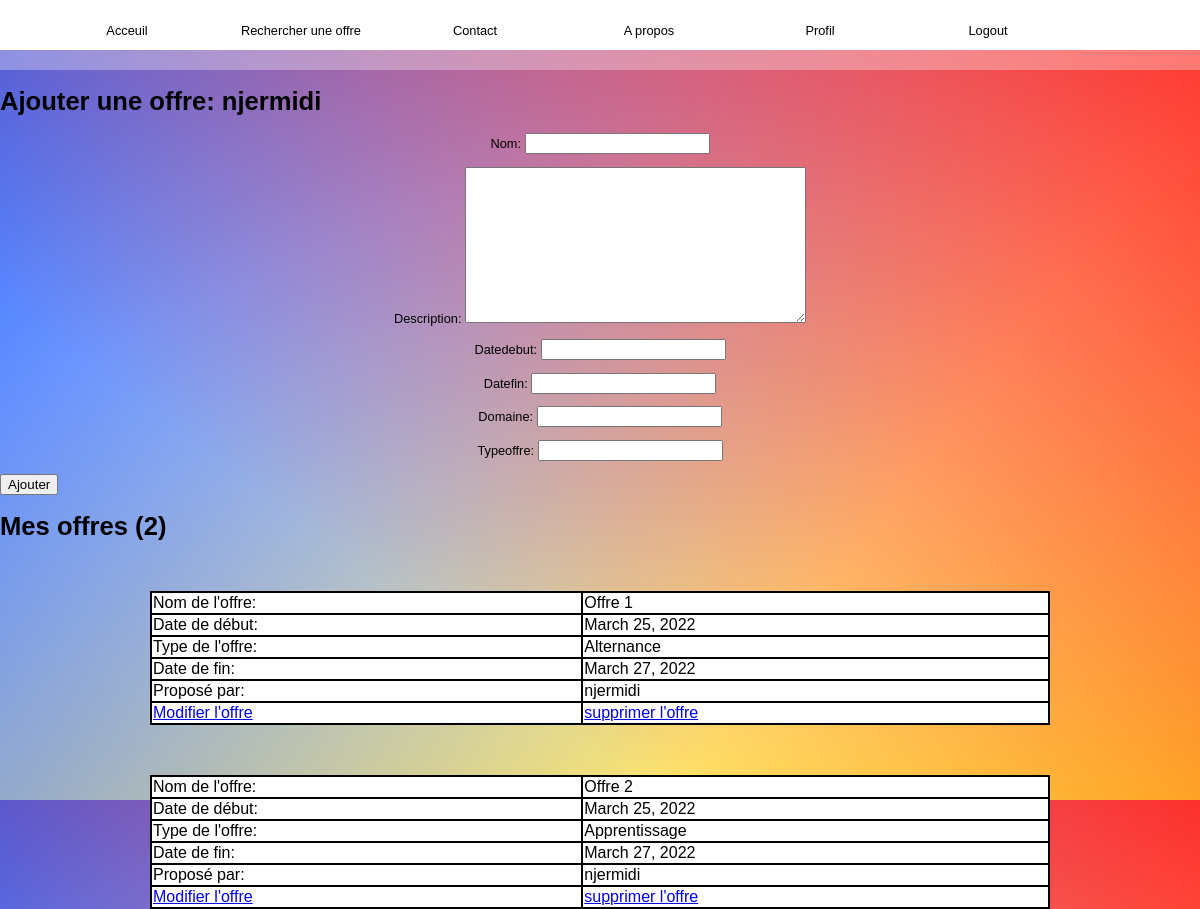
The page /account/mesoffres/ (signed in) on the database its author committed.
### registration/models.py (models this page shows, shortened)
class offreStage(models.Model):
    nom = models.CharField(max_length=100)
    description = models.TextField(null=True)
    datedebut = models.DateField(blank=True, null=True)
    datefin = models.DateField(blank=True, null=True)
    typeoffre = models.CharField(max_length=150, null=True)
    domaine = models.CharField(max_length=100, blank=True)
    auteur = models.ForeignKey(User, on_delete=models.CASCADE, related_name="offrestage", null=True)
    is_archived = models.BooleanField(default=False)

### registration/views.py (the view)
# urls.py: path('mesoffres/', views.addoffre, name="mesoffres"),
def addoffre(request):
    current_usr = request.user
    if request.method == 'POST':
        form = offreStageForm(request.POST)
        if form.is_valid():
            n = form.cleaned_data["nom"]
            d = form.cleaned_data["description"]
            dd = form.cleaned_data["datedebut"]
            df = form.cleaned_data["datefin"]
            do = form.cleaned_data["domaine"]
            to = form.cleaned_data["typeoffre"]
            OS = offreStage(nom=n,description =d,datedebut =dd,datefin=df,domaine =do,typeoffre=to, auteur=current_usr)
            OS.save()
        return redirect('mesoffres')
    else:
       form = offreStageForm()
    all_offre= offreStage.objects.filter(auteur = current_usr)
    mynboffre = offreStage.objects.filter(auteur = current_usr, is_archived = False).count()
    return render(request, 'registration/mesOffres.html', {'alloffre':all_offre, 'mynboffre':mynboffre, 'form':form})

### registration/forms.py
class offreStageForm(ModelForm):
    class Meta:
        model = offreStage
        fields = ['nom','description','datedebut','datefin','domaine','typeoffre']

### registration/templates/registration/mesOffres.html (shortened to what this page needs)
{% extends 'main/base.html' %}
{% block content %}
    <h1>Ajouter une offre: {{ user.username }}</h1>
    <form method="POST" action="">
        {{ form.as_p }}
        <button type="submit"> Ajouter</button>
    </form>
    <h1>Mes offres ({{ mynboffre }})</h1>
    {% for myoffre in alloffre %}
        {% if not myoffre.is_archived %}
        <div id"container-offre">
            <table id="offre">
                <tr>
                    <td>Nom de l'offre:</td>
                    <td>{{ myoffre.nom }}</td>
                </tr>
                <tr>
                    <td>Date de début:</td>
                    <td>{{ myoffre.datedebut }}</td>
                </tr>
                <tr>
                    <td>Type de l'offre:</td>
                    <td>{{ myoffre.typeoffre }}</td>
                </tr>
                <tr>
                    <td>Date de fin:</td>
                    <td>{{ myoffre.datefin }}</td>
                </tr>
                <tr>
                    <td>Proposé par:</td>
                    <td>{{ myoffre.auteur }}</td>
                </tr>
                <tr>
                    <td><a href="{% url 'modifierOffre' myoffre.id %}">Modifier l'offre</a></td>
                    <td><a href="{% url 'supprimerOffre' myoffre.id %}">supprimer l'offre</a></td>
                </tr>
            </table>
        </div>
        {% endif %}
    {% endfor %}
{% endblock %}

### main/templates/main/base.html (shortened to what this page needs)
{% load static %}
<html>
    <head>
        <link rel="stylesheet" type="text/css" href="{% static '/css/main.css' %}">
    </head>
    <body>
        {% include 'main/navbar.html' %}
        {% block content%}{% endblock %}
    </body>
</html>

### main/templates/main/navbar.html
<div id="menu">
    <nav>
        <ul>
        {% url 'index' as index_url %}
        <li>{% if request.path == index_url %}Acceuil{% else%}<a href="{{ index_url }}">Acceuil</a></li>{% endif %}
        {% url 'offre' as offre_url %}
        <li>{% if request.path == offre_url %}Rechercher une offre{% else%}<a href="{{ offre_url }}">Rechercher une offre</a></li>{% endif %}
        {% url 'contact' as contact_url %}
        <li>{% if request.path == contact_url %}Contact{% else%}<a href="{{ contact_url }}">Contact</a></li>{% endif %}
        {% url 'about' as about_url %}
        <li>{% if request.path == about_url %}A propos{% else%}<a href="{{ about_url }}">A propos</a></li>{% endif %}
        <div >
        <ul id="menu-right-side">
            {% url 'logout' as logout_url %}
            {% url 'login' as login_url %}
            {% url 'profile' as profile_url %}
            {% url 'signup' as signup_url %}
            {% if user.is_authenticated %}
                <li>{% if request.path == profile_url %}{{user.username}}{% else%}<a href="{{ profile_url }}">Profil</a></li>{% endif %}
                <li><a href="{{logout_url}}">Logout</a></li>
            {% else %}
            <li>{% if request.path == login_url %}Login{% else%}<a href="{{ login_url }}">Login</a></li>{% endif %}
            <li>{% if request.path == signup_url %}Sign up{% else%}<a href="{{ signup_url }}">Sign up</a></li>{% endif %}
            {% endif %}
        </ul>
    </div>
    </nav>
</div>

### static/css/main.css (style rules this page uses)
html { width: 100%; height: 100%; }
body { width: 100%; height: 100%; margin: 10px 0 ; padding: 0 ; text-align:left; font: 0.8em "Trebuchet MS", helvetica, sans-serif ; background: linear-gradient(217deg, rgba(255,0,0,.8), rgba(255,0,0,0) 70.71%), linear-gradient(127deg, rgba(0, 72, 255, 0.8), rgba(0,255,0,0) 70.71%), linear-gradient(336deg, rgba(255, 213, 0, 0.8), rgba(0,0,255,0) 70.71%); }
#menu { background-color: rgba(255, 255, 255, 0.315); margin:0px;; height: 60px; border-bottom-color: black; width: 100%; margin-top: 0px; }
nav { width: 100%; margin:0 auto; background-color: white; position: fixed; top: 0px; }
nav a { display: block; text-decoration: none; color: black; border-bottom: 2px solid transparent; padding: 10px 10px; }
nav ul { list-style-type: none; }
nav li { float: left; width: 15%; text-align: center; }
#offre { border: 2px solid purple; width: 75%; background-color: white; border-collapse: collapse; margin-left: auto; margin-right: auto; margin-top: 50px; }
td, tr { border: 2px solid black; }
p { text-align: center; }

### rows shown on the page
offreStage: nom "Offre 1", datedebut "March 25, 2022", typeoffre "Alternance", datefin "March 27, 2022", auteur "njermidi"
offreStage: nom "Offre 2", datedebut "March 25, 2022", typeoffre "Apprentissage", datefin "March 27, 2022", auteur "njermidi"

### other values the page prints
{{ user.username }} "njermidi"
{{ mynboffre }} "2"
